Frame 1 (no input): blank canvas, image omitted
Frame 60 (the mouse pressed at the canvas centre just before this capture): blank canvas, image omitted
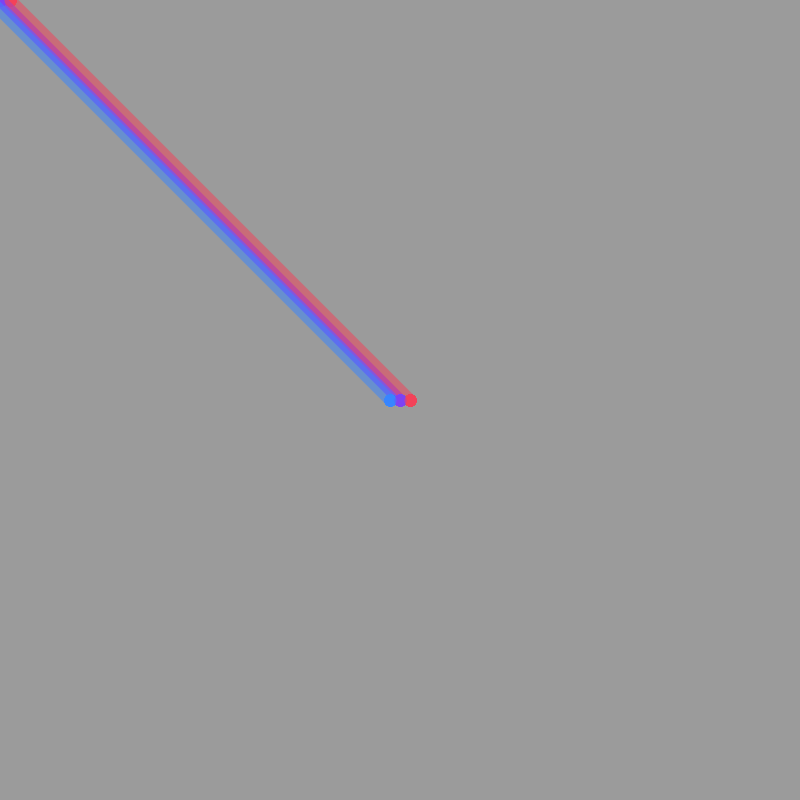
Frame 120 (the mouse held since frame 60 and released just before this capture)

The Processing sketch whose frames 1 and 60 were blank and that drew this single picture after the mouse press (run headless with seeded random() and noise(); from frame 60 on, the mouse is pressed at the canvas centre):

// Processing sketch: Naomi_Marshall_HW2_4_19
// ── Naomi_Marshall_HW2_4_19.pde
// Drawing tools
//Setup vs. Draw

void setup() {
  size (800, 800);
  background (155, 155, 155);
}


void draw() {
  
  //noStroke();
 // line(mouseX, mouseY, pmouseX, pmouseY);
  
  
 
  stroke(125, 66, 244, 200);
  strokeWeight(12);
  line(mouseX, mouseY, pmouseX, pmouseY);
  
  stroke(244, 66, 89, 133);
  strokeWeight(12);
  line(mouseX+10, mouseY, pmouseX+10, pmouseY);
  
  stroke(56, 132, 255, 133);
  strokeWeight(12);
  line(mouseX-10, mouseY, pmouseX-10, pmouseY);
}
